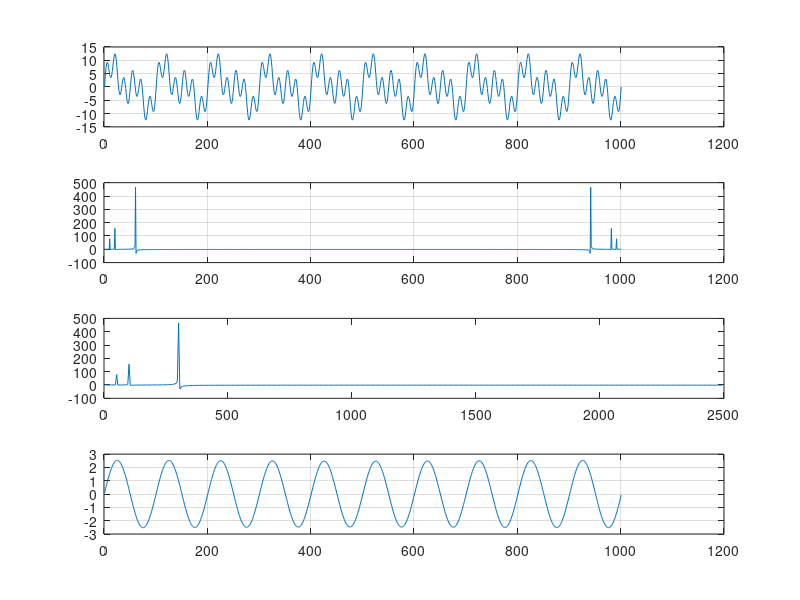

Source code (MATLAB):
 clear all;
clc;
close all
f=50;
 A=5;
Fs=f*100;
Ts=1/Fs;
t=0:Ts:10/f;
x=A*sin(2*pi*f*t);
x1=A*sin(2*pi*(f+50)*t);
x2=A*sin(2*pi*(f+250)*t);
x=x+x1+x2;

p1=figure(1);
subplot(411);
plot(x);grid on;

F=fft(x);

subplot(412);
plot(real(F)),grid on 
N=Fs/length(F);
baxis=(1:N:N*(length(x)/2-1));

subplot(413);
plot(baxis,real(F(1:length(F)/2)))

F2=zeros(length(F),1);
F2(10:11)=F(10:11);
xr=ifft(F2);
subplot(414);
plot(real(xr)),grid on
